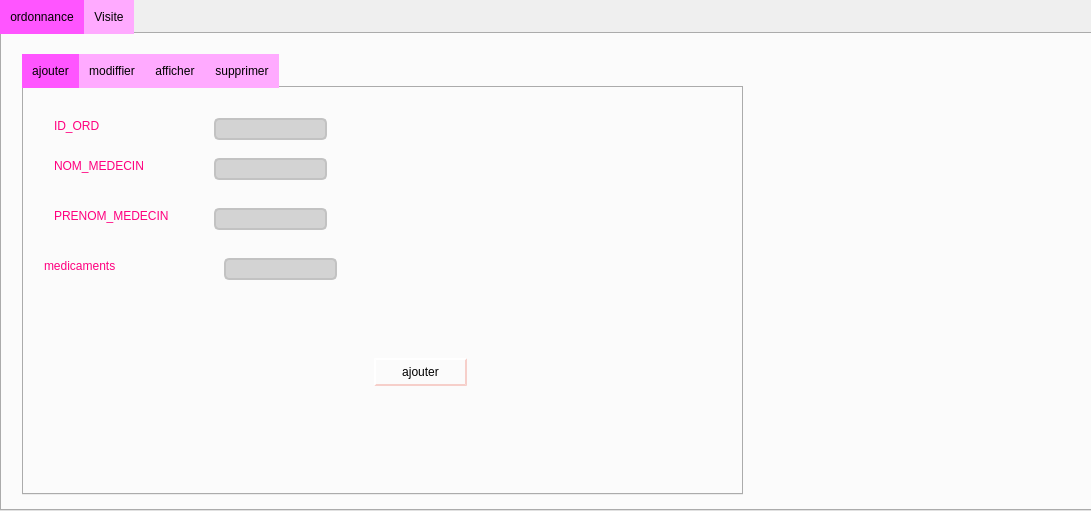
<?xml version="1.0" encoding="UTF-8"?>
<ui version="4.0">
 <class>Dialogzac</class>
 <widget class="QDialog" name="Dialogzac">
  <property name="geometry">
   <rect>
    <x>0</x>
    <y>0</y>
    <width>1091</width>
    <height>511</height>
   </rect>
  </property>
  <property name="windowTitle">
   <string>Dialog</string>
  </property>
  <widget class="QTabWidget" name="tabWidget">
   <property name="geometry">
    <rect>
     <x>0</x>
     <y>0</y>
     <width>1121</width>
     <height>511</height>
    </rect>
   </property>
   <property name="styleSheet">
    <string notr="true">QLineEdit {
	background-color:lightgrey;
	border-radius: 5px;
	border: 2px solid  rgb(194, 194, 194);
	padding-left: 10px;
}
QLineEdit:hover {
	border: 2px solid rgb(172, 172, 172);
}
QLineEdit:focus {
	border: 2px solid rgb(172, 172, 172);
}


QTabWidget::tab-bar {  

 }

 QTabBar::tab {
   background-color: rgb(255, 170, 255);
  color: black;
  padding: 10px;
 }

 QTabBar::tab:selected {
background:rgb(255, 85, 255);
 }
QTabBar::tab:hover {
background-color: rgb(255, 170, 255);
}</string>
   </property>
   <property name="currentIndex">
    <number>0</number>
   </property>
   <widget class="QWidget" name="tab">
    <attribute name="title">
     <string>ordonnance</string>
    </attribute>
    <widget class="QTabWidget" name="tabWidget_2">
     <property name="geometry">
      <rect>
       <x>20</x>
       <y>20</y>
       <width>721</width>
       <height>441</height>
      </rect>
     </property>
     <property name="currentIndex">
      <number>0</number>
     </property>
     <widget class="QWidget" name="tab_3">
      <attribute name="title">
       <string>ajouter</string>
      </attribute>
      <widget class="QLineEdit" name="lineEdit_ID">
       <property name="geometry">
        <rect>
         <x>190</x>
         <y>30</y>
         <width>113</width>
         <height>22</height>
        </rect>
       </property>
      </widget>
      <widget class="QLineEdit" name="lineEdit_NOM">
       <property name="geometry">
        <rect>
         <x>190</x>
         <y>70</y>
         <width>113</width>
         <height>22</height>
        </rect>
       </property>
      </widget>
      <widget class="QLineEdit" name="lineEdit_PRENOM">
       <property name="geometry">
        <rect>
         <x>190</x>
         <y>120</y>
         <width>113</width>
         <height>22</height>
        </rect>
       </property>
      </widget>
      <widget class="QLineEdit" name="lineEdit_DEP">
       <property name="geometry">
        <rect>
         <x>200</x>
         <y>170</y>
         <width>113</width>
         <height>22</height>
        </rect>
       </property>
      </widget>
      <widget class="QLabel" name="label_17">
       <property name="geometry">
        <rect>
         <x>30</x>
         <y>70</y>
         <width>121</width>
         <height>16</height>
        </rect>
       </property>
       <property name="styleSheet">
        <string notr="true">color: rgb(255, 0, 127);</string>
       </property>
       <property name="text">
        <string>NOM_MEDECIN</string>
       </property>
      </widget>
      <widget class="QLabel" name="label_18">
       <property name="geometry">
        <rect>
         <x>30</x>
         <y>120</y>
         <width>151</width>
         <height>16</height>
        </rect>
       </property>
       <property name="styleSheet">
        <string notr="true">color: rgb(255, 0, 127);</string>
       </property>
       <property name="text">
        <string>PRENOM_MEDECIN</string>
       </property>
      </widget>
      <widget class="QLabel" name="label_27">
       <property name="geometry">
        <rect>
         <x>30</x>
         <y>30</y>
         <width>151</width>
         <height>16</height>
        </rect>
       </property>
       <property name="styleSheet">
        <string notr="true">color: rgb(255, 0, 127);</string>
       </property>
       <property name="text">
        <string>ID_ORD</string>
       </property>
      </widget>
      <widget class="QLabel" name="label_29">
       <property name="geometry">
        <rect>
         <x>20</x>
         <y>170</y>
         <width>101</width>
         <height>16</height>
        </rect>
       </property>
       <property name="styleSheet">
        <string notr="true">color: rgb(255, 0, 127);</string>
       </property>
       <property name="text">
        <string>medicaments</string>
       </property>
      </widget>
      <widget class="QPushButton" name="pushButton_ajouter_emp">
       <property name="geometry">
        <rect>
         <x>350</x>
         <y>270</y>
         <width>93</width>
         <height>28</height>
        </rect>
       </property>
       <property name="styleSheet">
        <string notr="true">QPushButton {
color: #FFFFF;
border: 2px solid #F6CFCA;
border-radius: 20px;
border-style: outset;
background: qradialgradient(
cx: 0.3, cy: -0.4, fx: 0.3, fy: -0.4,
radius: 1.35, stop: 0 #fff, stop: 1 #fff
);
padding: 0.3rem 0.2rem;
}

QPushButton:hover {
background: qradialgradient(
cx: 0.3, cy: -0.4, fx: 0.3, fy: -0.4,
radius: 1.35, stop: 0 #fff, stop: 1 #bbb
);
 
    background-color:#FE7F9C	;
    border-radius: 15px;
}</string>
       </property>
       <property name="text">
        <string>ajouter</string>
       </property>
      </widget>
     </widget>
     <widget class="QWidget" name="tab_4">
      <attribute name="title">
       <string>modiffier</string>
      </attribute>
      <widget class="QPushButton" name="pushButton_modif_emp">
       <property name="geometry">
        <rect>
         <x>430</x>
         <y>300</y>
         <width>93</width>
         <height>28</height>
        </rect>
       </property>
       <property name="styleSheet">
        <string notr="true">QPushButton {
color: #FFFFF;
border: 2px solid #F6CFCA;
border-radius: 20px;
border-style: outset;
background: qradialgradient(
cx: 0.3, cy: -0.4, fx: 0.3, fy: -0.4,
radius: 1.35, stop: 0 #fff, stop: 1 #fff
);
padding: 0.3rem 0.2rem;
}

QPushButton:hover {
background: qradialgradient(
cx: 0.3, cy: -0.4, fx: 0.3, fy: -0.4,
radius: 1.35, stop: 0 #fff, stop: 1 #bbb
);
 
    background-color:#FE7F9C	;
    border-radius: 15px;
}</string>
       </property>
       <property name="text">
        <string>modiffier</string>
       </property>
      </widget>
      <widget class="QLineEdit" name="lineEdit_ID_2">
       <property name="geometry">
        <rect>
         <x>160</x>
         <y>40</y>
         <width>113</width>
         <height>22</height>
        </rect>
       </property>
      </widget>
      <widget class="QLineEdit" name="lineEdit_NOM_2">
       <property name="geometry">
        <rect>
         <x>160</x>
         <y>90</y>
         <width>113</width>
         <height>22</height>
        </rect>
       </property>
      </widget>
      <widget class="QLineEdit" name="lineEdit_PRENOM_2">
       <property name="geometry">
        <rect>
         <x>180</x>
         <y>150</y>
         <width>113</width>
         <height>22</height>
        </rect>
       </property>
      </widget>
      <widget class="QLineEdit" name="lineEdit_SAL_2">
       <property name="geometry">
        <rect>
         <x>200</x>
         <y>250</y>
         <width>113</width>
         <height>22</height>
        </rect>
       </property>
      </widget>
      <widget class="QLabel" name="label_30">
       <property name="geometry">
        <rect>
         <x>50</x>
         <y>40</y>
         <width>56</width>
         <height>16</height>
        </rect>
       </property>
       <property name="styleSheet">
        <string notr="true">color: rgb(255, 0, 127);</string>
       </property>
       <property name="text">
        <string>ID:</string>
       </property>
      </widget>
      <widget class="QLabel" name="label_31">
       <property name="geometry">
        <rect>
         <x>50</x>
         <y>100</y>
         <width>56</width>
         <height>16</height>
        </rect>
       </property>
       <property name="styleSheet">
        <string notr="true">color: rgb(255, 0, 127);</string>
       </property>
       <property name="text">
        <string>NOM:</string>
       </property>
      </widget>
      <widget class="QLabel" name="label_32">
       <property name="geometry">
        <rect>
         <x>70</x>
         <y>160</y>
         <width>91</width>
         <height>16</height>
        </rect>
       </property>
       <property name="styleSheet">
        <string notr="true">color: rgb(255, 0, 127);</string>
       </property>
       <property name="text">
        <string>PRENOM:</string>
       </property>
      </widget>
      <widget class="QLabel" name="label_34">
       <property name="geometry">
        <rect>
         <x>60</x>
         <y>260</y>
         <width>121</width>
         <height>16</height>
        </rect>
       </property>
       <property name="styleSheet">
        <string notr="true">color: rgb(255, 0, 127);</string>
       </property>
       <property name="text">
        <string>medicaments</string>
       </property>
      </widget>
     </widget>
     <widget class="QWidget" name="tab_5">
      <attribute name="title">
       <string>afficher</string>
      </attribute>
      <widget class="QPushButton" name="pushButton_affich_emp">
       <property name="geometry">
        <rect>
         <x>550</x>
         <y>350</y>
         <width>93</width>
         <height>28</height>
        </rect>
       </property>
       <property name="styleSheet">
        <string notr="true">QPushButton {
color: #FFFFF;
border: 2px solid #F6CFCA;
border-radius: 20px;
border-style: outset;
background: qradialgradient(
cx: 0.3, cy: -0.4, fx: 0.3, fy: -0.4,
radius: 1.35, stop: 0 #fff, stop: 1 #fff
);
padding: 0.3rem 0.2rem;
}

QPushButton:hover {
background: qradialgradient(
cx: 0.3, cy: -0.4, fx: 0.3, fy: -0.4,
radius: 1.35, stop: 0 #fff, stop: 1 #bbb
);
 
    background-color:#FE7F9C	;
    border-radius: 15px;
}</string>
       </property>
       <property name="text">
        <string>afficher</string>
       </property>
      </widget>
      <widget class="QTableView" name="tableView">
       <property name="geometry">
        <rect>
         <x>25</x>
         <y>21</y>
         <width>521</width>
         <height>341</height>
        </rect>
       </property>
       <property name="styleSheet">
        <string notr="true">QHeaderView::section
{
    background-color: qlineargradient(spread:repeat, x1:1, y1:0, x2:1, y2:1, stop:0 rgba(227, 227, 227, 255),stop:1 rgba(187, 187, 187, 255));
	border: 1px solid #000;
    color: #000;
    text-align: left;
	padding: 4px;
	
}


QHeaderView::section:disabled
{
    background-color: #525251;
    color: #656565;

}


QHeaderView::section:checked
{
    background-color: qlineargradient(spread:repeat, x1:1, y1:0, x2:1, y2:1, stop:0 rgba(227, 227, 227, 255),stop:1 rgba(187, 187, 187, 255));
    color: #000;

}


QHeaderView::section::vertical::first,
QHeaderView::section::vertical::only-one
{
    border-top: 1px solid #353635;

}


QHeaderView::section::vertical
{
    border-top: 1px solid #353635;

}


QHeaderView::section::horizontal::first,
QHeaderView::section::horizontal::only-one
{
    border-left: 1px solid #353635;

}


QHeaderView::section::horizontal
{
    border-left: 1px solid #353635;

}


QTableCornerButton::section
{
    background-color: qlineargradient(spread:repeat, x1:1, y1:0, x2:1, y2:1, stop:0 rgba(227, 227, 227, 255),stop:1 rgba(187, 187, 187, 255));
	border: 1px solid #000;
    color: #fff;

}</string>
       </property>
      </widget>
      <widget class="QLabel" name="label_stag">
       <property name="geometry">
        <rect>
         <x>250</x>
         <y>280</y>
         <width>111</width>
         <height>20</height>
        </rect>
       </property>
       <property name="text">
        <string/>
       </property>
      </widget>
      <widget class="QRadioButton" name="rb_asc_historique">
       <property name="geometry">
        <rect>
         <x>570</x>
         <y>50</y>
         <width>97</width>
         <height>20</height>
        </rect>
       </property>
       <property name="text">
        <string>ascendant</string>
       </property>
      </widget>
      <widget class="QRadioButton" name="rb_desc_historique">
       <property name="geometry">
        <rect>
         <x>580</x>
         <y>90</y>
         <width>97</width>
         <height>20</height>
        </rect>
       </property>
       <property name="styleSheet">
        <string notr="true">QRadioBotton {

border: 2px solid #F6CFCA;
border-radius: 20px;
border-style: outset;
background: qradialgradient(
cx: 0.3, cy: -0.4, fx: 0.3, fy: -0.4,
radius: 1.35, stop: 0 , stop: 1 
);
padding: 0.3rem 0.2rem;
}
QRadioBotton:hover {
background: qradialgradient(
cx: 0.3, cy: -0.4, fx: 0.3, fy: -0.4,
radius: 1.35, stop: 0 , stop: 1 #bbb
);
 
    background-color:#98FB98	;
    border-radius: 15px;
}</string>
       </property>
       <property name="text">
        <string>descendant</string>
       </property>
      </widget>
      <widget class="QPushButton" name="pushButton_trier_salaire">
       <property name="geometry">
        <rect>
         <x>580</x>
         <y>130</y>
         <width>93</width>
         <height>28</height>
        </rect>
       </property>
       <property name="styleSheet">
        <string notr="true">QPushButton {
color: #FFFFF;
border: 2px solid #F6CFCA;
border-radius: 20px;
border-style: outset;
background: qradialgradient(
cx: 0.3, cy: -0.4, fx: 0.3, fy: -0.4,
radius: 1.35, stop: 0 #fff, stop: 1 #fff
);
padding: 0.3rem 0.2rem;
}

QPushButton:hover {
background: qradialgradient(
cx: 0.3, cy: -0.4, fx: 0.3, fy: -0.4,
radius: 1.35, stop: 0 #fff, stop: 1 #bbb
);
 
    background-color:#FE7F9C	;
    border-radius: 15px;
}</string>
       </property>
       <property name="text">
        <string>trier</string>
       </property>
      </widget>
      <widget class="QPushButton" name="recherche_critere_emp">
       <property name="geometry">
        <rect>
         <x>580</x>
         <y>290</y>
         <width>93</width>
         <height>28</height>
        </rect>
       </property>
       <property name="styleSheet">
        <string notr="true">QPushButton {
color: #FFFFF;
border: 2px solid #F6CFCA;
border-radius: 20px;
border-style: outset;
background: qradialgradient(
cx: 0.3, cy: -0.4, fx: 0.3, fy: -0.4,
radius: 1.35, stop: 0 #fff, stop: 1 #fff
);
padding: 0.3rem 0.2rem;
}

QPushButton:hover {
background: qradialgradient(
cx: 0.3, cy: -0.4, fx: 0.3, fy: -0.4,
radius: 1.35, stop: 0 #fff, stop: 1 #bbb
);
 
    background-color:#FE7F9C	;
    border-radius: 15px;
}</string>
       </property>
       <property name="text">
        <string>recherche</string>
       </property>
      </widget>
      <widget class="QLineEdit" name="line_recherche_critere">
       <property name="geometry">
        <rect>
         <x>580</x>
         <y>260</y>
         <width>113</width>
         <height>22</height>
        </rect>
       </property>
       <property name="styleSheet">
        <string notr="true">border-width: 2px;
border-style: solid;
border-color: white;</string>
       </property>
      </widget>
      <widget class="QRadioButton" name="radioButton_nom">
       <property name="geometry">
        <rect>
         <x>580</x>
         <y>230</y>
         <width>97</width>
         <height>20</height>
        </rect>
       </property>
       <property name="text">
        <string>NOM</string>
       </property>
      </widget>
      <widget class="QRadioButton" name="radioButton_ID">
       <property name="geometry">
        <rect>
         <x>580</x>
         <y>200</y>
         <width>97</width>
         <height>20</height>
        </rect>
       </property>
       <property name="text">
        <string>ID</string>
       </property>
      </widget>
     </widget>
     <widget class="QWidget" name="tab_6">
      <attribute name="title">
       <string>supprimer</string>
      </attribute>
      <widget class="QLineEdit" name="lineEdit_12">
       <property name="geometry">
        <rect>
         <x>140</x>
         <y>60</y>
         <width>113</width>
         <height>22</height>
        </rect>
       </property>
      </widget>
      <widget class="QLabel" name="label_35">
       <property name="geometry">
        <rect>
         <x>20</x>
         <y>60</y>
         <width>56</width>
         <height>16</height>
        </rect>
       </property>
       <property name="text">
        <string>ID:</string>
       </property>
      </widget>
      <widget class="QPushButton" name="pushButton_supprimer_emp">
       <property name="geometry">
        <rect>
         <x>230</x>
         <y>240</y>
         <width>93</width>
         <height>28</height>
        </rect>
       </property>
       <property name="styleSheet">
        <string notr="true">QPushButton {
color: #FFFFF;
border: 2px solid #F6CFCA;
border-radius: 20px;
border-style: outset;
background: qradialgradient(
cx: 0.3, cy: -0.4, fx: 0.3, fy: -0.4,
radius: 1.35, stop: 0 #fff, stop: 1 #fff
);
padding: 0.3rem 0.2rem;
}

QPushButton:hover {
background: qradialgradient(
cx: 0.3, cy: -0.4, fx: 0.3, fy: -0.4,
radius: 1.35, stop: 0 #fff, stop: 1 #bbb
);
 
    background-color:#FE7F9C	;
    border-radius: 15px;
}</string>
       </property>
       <property name="text">
        <string>supprimer</string>
       </property>
      </widget>
     </widget>
    </widget>
   </widget>
   <widget class="QWidget" name="tab_2">
    <attribute name="title">
     <string>Visite</string>
    </attribute>
    <widget class="QTabWidget" name="tabWidget_3">
     <property name="geometry">
      <rect>
       <x>40</x>
       <y>-10</y>
       <width>811</width>
       <height>421</height>
      </rect>
     </property>
     <property name="currentIndex">
      <number>1</number>
     </property>
     <widget class="QWidget" name="tab_7">
      <attribute name="title">
       <string>ajouter</string>
      </attribute>
      <widget class="QLabel" name="label_36">
       <property name="geometry">
        <rect>
         <x>70</x>
         <y>50</y>
         <width>56</width>
         <height>16</height>
        </rect>
       </property>
       <property name="text">
        <string>nom</string>
       </property>
      </widget>
      <widget class="QLabel" name="label_37">
       <property name="geometry">
        <rect>
         <x>50</x>
         <y>110</y>
         <width>71</width>
         <height>16</height>
        </rect>
       </property>
       <property name="text">
        <string>id_rdv</string>
       </property>
      </widget>
      <widget class="QLabel" name="label_prix_u">
       <property name="geometry">
        <rect>
         <x>70</x>
         <y>150</y>
         <width>56</width>
         <height>16</height>
        </rect>
       </property>
       <property name="text">
        <string>PRIX:</string>
       </property>
      </widget>
      <widget class="QLabel" name="label_38">
       <property name="geometry">
        <rect>
         <x>40</x>
         <y>190</y>
         <width>131</width>
         <height>16</height>
        </rect>
       </property>
       <property name="text">
        <string>id_client</string>
       </property>
      </widget>
      <widget class="QLineEdit" name="lineEdit_type">
       <property name="geometry">
        <rect>
         <x>220</x>
         <y>50</y>
         <width>113</width>
         <height>22</height>
        </rect>
       </property>
      </widget>
      <widget class="QLineEdit" name="lineEdit_quantite">
       <property name="geometry">
        <rect>
         <x>220</x>
         <y>100</y>
         <width>113</width>
         <height>22</height>
        </rect>
       </property>
      </widget>
      <widget class="QLineEdit" name="lineEdit_prix">
       <property name="geometry">
        <rect>
         <x>220</x>
         <y>150</y>
         <width>113</width>
         <height>22</height>
        </rect>
       </property>
      </widget>
      <widget class="QLineEdit" name="lineEdit_quantite_panne">
       <property name="geometry">
        <rect>
         <x>220</x>
         <y>190</y>
         <width>113</width>
         <height>22</height>
        </rect>
       </property>
      </widget>
      <widget class="QPushButton" name="pushButton_ajouter_mate">
       <property name="geometry">
        <rect>
         <x>380</x>
         <y>40</y>
         <width>93</width>
         <height>28</height>
        </rect>
       </property>
       <property name="styleSheet">
        <string notr="true">QPushButton {
color: #FFFFF;
border: 2px solid #F6CFCA;
border-radius: 20px;
border-style: outset;
background: qradialgradient(
cx: 0.3, cy: -0.4, fx: 0.3, fy: -0.4,
radius: 1.35, stop: 0 #fff, stop: 1 #fff
);
padding: 0.3rem 0.2rem;
}

QPushButton:hover {
background: qradialgradient(
cx: 0.3, cy: -0.4, fx: 0.3, fy: -0.4,
radius: 1.35, stop: 0 #fff, stop: 1 #bbb
);
 
    background-color:#FE7F9C	;
    border-radius: 15px;
}</string>
       </property>
       <property name="text">
        <string>AJOUTER</string>
       </property>
      </widget>
      <widget class="QLabel" name="label_39">
       <property name="geometry">
        <rect>
         <x>40</x>
         <y>220</y>
         <width>131</width>
         <height>16</height>
        </rect>
       </property>
       <property name="text">
        <string>prenom</string>
       </property>
      </widget>
      <widget class="QLineEdit" name="lineEdit_fournisseur">
       <property name="geometry">
        <rect>
         <x>220</x>
         <y>220</y>
         <width>113</width>
         <height>22</height>
        </rect>
       </property>
      </widget>
     </widget>
     <widget class="QWidget" name="tab_8">
      <attribute name="title">
       <string>modiffier</string>
      </attribute>
      <widget class="QPushButton" name="pushButton_modiffier_rdv">
       <property name="geometry">
        <rect>
         <x>360</x>
         <y>190</y>
         <width>93</width>
         <height>28</height>
        </rect>
       </property>
       <property name="styleSheet">
        <string notr="true">QPushButton {
color: #FFFFF;
border: 2px solid #F6CFCA;
border-radius: 20px;
border-style: outset;
background: qradialgradient(
cx: 0.3, cy: -0.4, fx: 0.3, fy: -0.4,
radius: 1.35, stop: 0 #fff, stop: 1 #fff
);
padding: 0.3rem 0.2rem;
}

QPushButton:hover {
background: qradialgradient(
cx: 0.3, cy: -0.4, fx: 0.3, fy: -0.4,
radius: 1.35, stop: 0 #fff, stop: 1 #bbb
);
 
    background-color:#FE7F9C	;
    border-radius: 15px;
}</string>
       </property>
       <property name="text">
        <string>MODIFFIER</string>
       </property>
      </widget>
      <widget class="QLabel" name="label_40">
       <property name="geometry">
        <rect>
         <x>60</x>
         <y>30</y>
         <width>56</width>
         <height>16</height>
        </rect>
       </property>
       <property name="text">
        <string>nom</string>
       </property>
      </widget>
      <widget class="QLabel" name="label_41">
       <property name="geometry">
        <rect>
         <x>50</x>
         <y>80</y>
         <width>56</width>
         <height>16</height>
        </rect>
       </property>
       <property name="text">
        <string>id_visite</string>
       </property>
      </widget>
      <widget class="QLineEdit" name="lineEdit_quantite_2">
       <property name="geometry">
        <rect>
         <x>170</x>
         <y>80</y>
         <width>113</width>
         <height>22</height>
        </rect>
       </property>
      </widget>
      <widget class="QLabel" name="label_42">
       <property name="geometry">
        <rect>
         <x>50</x>
         <y>130</y>
         <width>56</width>
         <height>16</height>
        </rect>
       </property>
       <property name="text">
        <string>PRIX:</string>
       </property>
      </widget>
      <widget class="QLineEdit" name="lineEdit_prix_2">
       <property name="geometry">
        <rect>
         <x>170</x>
         <y>130</y>
         <width>113</width>
         <height>22</height>
        </rect>
       </property>
      </widget>
      <widget class="QLabel" name="label_43">
       <property name="geometry">
        <rect>
         <x>10</x>
         <y>180</y>
         <width>131</width>
         <height>16</height>
        </rect>
       </property>
       <property name="text">
        <string>id_client</string>
       </property>
      </widget>
      <widget class="QLineEdit" name="lineEdit_quantite_panne_2">
       <property name="geometry">
        <rect>
         <x>170</x>
         <y>180</y>
         <width>113</width>
         <height>22</height>
        </rect>
       </property>
      </widget>
      <widget class="QLineEdit" name="lineEdit_type_2">
       <property name="geometry">
        <rect>
         <x>160</x>
         <y>30</y>
         <width>113</width>
         <height>22</height>
        </rect>
       </property>
       <property name="styleSheet">
        <string notr="true">QLineEdit {
	background-color:lightgrey;
	border-radius: 5px;
	border: 2px solid  rgb(194, 194, 194);
	padding-left: 10px;
}
QLineEdit:hover {
	border: 2px solid rgb(172, 172, 172);
}
QLineEdit:focus {
	border: 2px solid rgb(172, 172, 172);
}</string>
       </property>
      </widget>
      <widget class="QLineEdit" name="lineEdit_fournisseur_2">
       <property name="geometry">
        <rect>
         <x>170</x>
         <y>220</y>
         <width>113</width>
         <height>22</height>
        </rect>
       </property>
      </widget>
      <widget class="QLabel" name="label_44">
       <property name="geometry">
        <rect>
         <x>30</x>
         <y>220</y>
         <width>101</width>
         <height>16</height>
        </rect>
       </property>
       <property name="text">
        <string>prenom</string>
       </property>
      </widget>
     </widget>
     <widget class="QWidget" name="tab_9">
      <attribute name="title">
       <string>supprimer</string>
      </attribute>
      <widget class="QLabel" name="label_45">
       <property name="geometry">
        <rect>
         <x>80</x>
         <y>40</y>
         <width>71</width>
         <height>20</height>
        </rect>
       </property>
       <property name="text">
        <string>nom</string>
       </property>
      </widget>
      <widget class="QLineEdit" name="lineEdit_mt">
       <property name="geometry">
        <rect>
         <x>160</x>
         <y>40</y>
         <width>113</width>
         <height>22</height>
        </rect>
       </property>
      </widget>
      <widget class="QPushButton" name="pushButton_supprimer_rdv">
       <property name="geometry">
        <rect>
         <x>350</x>
         <y>190</y>
         <width>93</width>
         <height>28</height>
        </rect>
       </property>
       <property name="styleSheet">
        <string notr="true">QPushButton {
color: #FFFFF;
border: 2px solid #F6CFCA;
border-radius: 20px;
border-style: outset;
background: qradialgradient(
cx: 0.3, cy: -0.4, fx: 0.3, fy: -0.4,
radius: 1.35, stop: 0 #fff, stop: 1 #fff
);
padding: 0.3rem 0.2rem;
}

QPushButton:hover {
background: qradialgradient(
cx: 0.3, cy: -0.4, fx: 0.3, fy: -0.4,
radius: 1.35, stop: 0 #fff, stop: 1 #bbb
);
 
    background-color:#FE7F9C	;
    border-radius: 15px;
}</string>
       </property>
       <property name="text">
        <string>supprimer</string>
       </property>
      </widget>
     </widget>
     <widget class="QWidget" name="tab_10">
      <attribute name="title">
       <string>afficher</string>
      </attribute>
      <widget class="QTableView" name="tableView_2">
       <property name="geometry">
        <rect>
         <x>20</x>
         <y>20</y>
         <width>531</width>
         <height>271</height>
        </rect>
       </property>
       <property name="styleSheet">
        <string notr="true">QHeaderView::section
{
    background-color: qlineargradient(spread:repeat, x1:1, y1:0, x2:1, y2:1, stop:0 rgba(227, 227, 227, 255),stop:1 rgba(187, 187, 187, 255));
	border: 1px solid #000;
    color: #000;
    text-align: left;
	padding: 4px;
	
}


QHeaderView::section:disabled
{
    background-color: #525251;
    color: #656565;

}


QHeaderView::section:checked
{
    background-color: qlineargradient(spread:repeat, x1:1, y1:0, x2:1, y2:1, stop:0 rgba(227, 227, 227, 255),stop:1 rgba(187, 187, 187, 255));
    color: #000;

}


QHeaderView::section::vertical::first,
QHeaderView::section::vertical::only-one
{
    border-top: 1px solid #353635;

}


QHeaderView::section::vertical
{
    border-top: 1px solid #353635;

}


QHeaderView::section::horizontal::first,
QHeaderView::section::horizontal::only-one
{
    border-left: 1px solid #353635;

}


QHeaderView::section::horizontal
{
    border-left: 1px solid #353635;

}


QTableCornerButton::section
{
    background-color: qlineargradient(spread:repeat, x1:1, y1:0, x2:1, y2:1, stop:0 rgba(227, 227, 227, 255),stop:1 rgba(187, 187, 187, 255));
	border: 1px solid #000;
    color: #fff;

}</string>
       </property>
      </widget>
      <widget class="QPushButton" name="pushButton_afficher_materielEE">
       <property name="geometry">
        <rect>
         <x>470</x>
         <y>320</y>
         <width>93</width>
         <height>28</height>
        </rect>
       </property>
       <property name="styleSheet">
        <string notr="true">QPushButton {
color: #FFFFF;
border: 2px solid #F6CFCA;
border-radius: 20px;
border-style: outset;
background: qradialgradient(
cx: 0.3, cy: -0.4, fx: 0.3, fy: -0.4,
radius: 1.35, stop: 0 #fff, stop: 1 #fff
);
padding: 0.3rem 0.2rem;
}

QPushButton:hover {
background: qradialgradient(
cx: 0.3, cy: -0.4, fx: 0.3, fy: -0.4,
radius: 1.35, stop: 0 #fff, stop: 1 #bbb
);
 
    background-color:#FE7F9C	;
    border-radius: 15px;
}</string>
       </property>
       <property name="text">
        <string>afficher</string>
       </property>
      </widget>
      <widget class="QPushButton" name="pushButton_pdf_rdv">
       <property name="geometry">
        <rect>
         <x>280</x>
         <y>320</y>
         <width>93</width>
         <height>28</height>
        </rect>
       </property>
       <property name="styleSheet">
        <string notr="true">QPushButton {
color: #FFFFF;
border: 2px solid #F6CFCA;
border-radius: 20px;
border-style: outset;
background: qradialgradient(
cx: 0.3, cy: -0.4, fx: 0.3, fy: -0.4,
radius: 1.35, stop: 0 #fff, stop: 1 #fff
);
padding: 0.3rem 0.2rem;
}

QPushButton:hover {
background: qradialgradient(
cx: 0.3, cy: -0.4, fx: 0.3, fy: -0.4,
radius: 1.35, stop: 0 #fff, stop: 1 #bbb
);
 
    background-color:#FE7F9C	;
    border-radius: 15px;
}</string>
       </property>
       <property name="text">
        <string>PDF</string>
       </property>
      </widget>
     </widget>
    </widget>
   </widget>
  </widget>
 </widget>
 <resources/>
 <connections/>
</ui>
